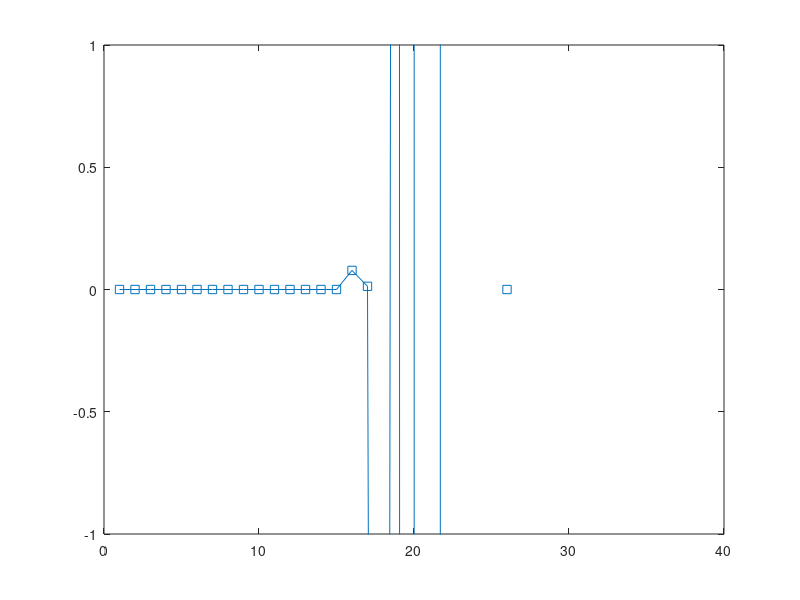

Source code (MATLAB):

% determinant of matrix product
% det(A)*det(B) = det(AB)

A = randn(3);
B = randn(3);
AB = A*B;
[det(A) det(B) det(A)*det(B) det(AB)]

k = 40;
dets = zeros(k,2);

for i =1:k
    A = randn(i);
    B = randn(i)

    AB = A*B;
    dets(i, :) = [det(A)*det(B) det(AB)];
end

plot(dets(:,1)-dets(:,2), 's-')
set(gca, 'ylim', [-1 1])